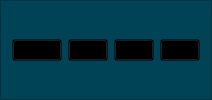
     <widget class="QFrame" name="top_menu">
      <property name="styleSheet">
       <string notr="true">background: transparent;
background-color: rgb(1, 67, 86);</string>
      </property>
      <property name="frameShape">
       <enum>QFrame::StyledPanel</enum>
      </property>
      <property name="frameShadow">
       <enum>QFrame::Raised</enum>
      </property>
      <layout class="QHBoxLayout" name="horizontalLayout_2">
       <item>
        <widget class="QPushButton" name="menu_icon">
         <property name="minimumSize">
          <size>
           <width>50</width>
           <height>0</height>
          </size>
         </property>
         <property name="maximumSize">
          <size>
           <width>100</width>
           <height>16777215</height>
          </size>
         </property>
         <property name="styleSheet">
          <string notr="true">background: transparent;
color: rgb(255, 255, 255);</string>
         </property>
         <property name="text">
          <string/>
         </property>
         <property name="icon">
          <iconset resource="resources/source.qrc">
           <normaloff>:/icons/menu.png</normaloff>:/icons/menu.png</iconset>
         </property>
         <property name="iconSize">
          <size>
           <width>55</width>
           <height>55</height>
          </size>
         </property>
        </widget>
       </item>
       <item>
        <widget class="QPushButton" name="account_icon">
         <property name="styleSheet">
          <string notr="true">background: transparent;
color: rgb(255, 255, 255);</string>
         </property>
         <property name="text">
          <string/>
         </property>
         <property name="icon">
          <iconset resource="resources/source.qrc">
           <normaloff>:/icons/contacts.png</normaloff>:/icons/contacts.png</iconset>
         </property>
         <property name="iconSize">
          <size>
           <width>45</width>
           <height>45</height>
          </size>
         </property>
        </widget>
       </item>
       <item>
        <widget class="QPushButton" name="notif_icon">
         <property name="styleSheet">
          <string notr="true">background:transparent;
color: rgb(255, 255, 255);</string>
         </property>
         <property name="text">
          <string/>
         </property>
         <property name="icon">
          <iconset resource="resources/source.qrc">
           <normaloff>:/icons/notific.png</normaloff>:/icons/notific.png</iconset>
         </property>
         <property name="iconSize">
          <size>
           <width>45</width>
           <height>45</height>
          </size>
         </property>
        </widget>
       </item>
       <item>
        <widget class="QPushButton" name="settings_icon">
         <property name="styleSheet">
          <string notr="true">background: transparent;
color: rgb(255, 255, 255);</string>
         </property>
         <property name="text">
          <string/>
         </property>
         <property name="icon">
          <iconset resource="resources/source.qrc">
           <normaloff>:/icons/settings.png</normaloff>:/icons/settings.png</iconset>
         </property>
         <property name="iconSize">
          <size>
           <width>45</width>
           <height>55</height>
          </size>
         </property>
        </widget>
       </item>
      </layout>
     </widget>
